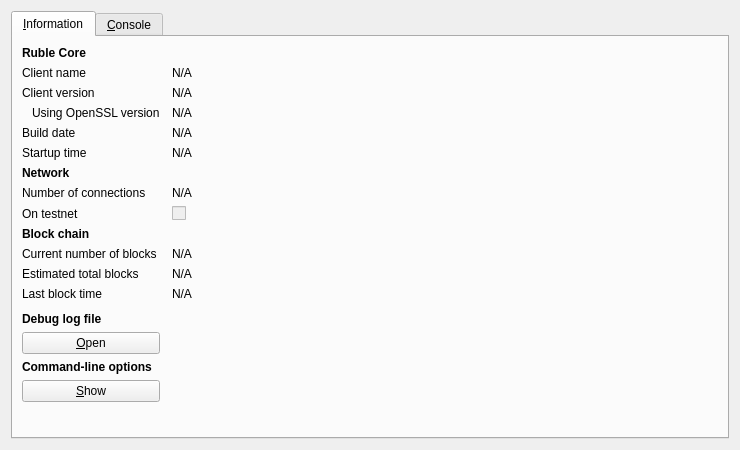
<?xml version="1.0" encoding="UTF-8"?>
<ui version="4.0">
 <class>RPCConsole</class>
 <widget class="QDialog" name="RPCConsole">
  <property name="geometry">
   <rect>
    <x>0</x>
    <y>0</y>
    <width>740</width>
    <height>450</height>
   </rect>
  </property>
  <property name="windowTitle">
   <string>Ruble - Debug window</string>
  </property>
  <layout class="QVBoxLayout" name="verticalLayout_2">
   <item>
    <widget class="QTabWidget" name="tabWidget">
     <property name="currentIndex">
      <number>0</number>
     </property>
     <widget class="QWidget" name="tab_info">
      <attribute name="title">
       <string>&amp;Information</string>
      </attribute>
      <layout class="QGridLayout" name="gridLayout" columnstretch="0,1">
       <property name="horizontalSpacing">
        <number>12</number>
       </property>
       <item row="0" column="0">
        <widget class="QLabel" name="label_9">
         <property name="font">
          <font>
           <weight>75</weight>
           <bold>true</bold>
          </font>
         </property>
         <property name="text">
          <string>Ruble Core</string>
         </property>
        </widget>
       </item>
       <item row="1" column="0">
        <widget class="QLabel" name="label_5">
         <property name="text">
          <string>Client name</string>
         </property>
        </widget>
       </item>
       <item row="1" column="1">
        <widget class="QLabel" name="clientName">
         <property name="cursor">
          <cursorShape>IBeamCursor</cursorShape>
         </property>
         <property name="text">
          <string>N/A</string>
         </property>
         <property name="textFormat">
          <enum>Qt::PlainText</enum>
         </property>
         <property name="textInteractionFlags">
          <set>Qt::LinksAccessibleByMouse|Qt::TextSelectableByKeyboard|Qt::TextSelectableByMouse</set>
         </property>
        </widget>
       </item>
       <item row="2" column="0">
        <widget class="QLabel" name="label_6">
         <property name="text">
          <string>Client version</string>
         </property>
        </widget>
       </item>
       <item row="2" column="1">
        <widget class="QLabel" name="clientVersion">
         <property name="cursor">
          <cursorShape>IBeamCursor</cursorShape>
         </property>
         <property name="text">
          <string>N/A</string>
         </property>
         <property name="textFormat">
          <enum>Qt::PlainText</enum>
         </property>
         <property name="textInteractionFlags">
          <set>Qt::LinksAccessibleByMouse|Qt::TextSelectableByKeyboard|Qt::TextSelectableByMouse</set>
         </property>
        </widget>
       </item>
       <item row="3" column="0">
        <widget class="QLabel" name="label_14">
         <property name="text">
          <string>Using OpenSSL version</string>
         </property>
         <property name="indent">
          <number>10</number>
         </property>
        </widget>
       </item>
       <item row="3" column="1">
        <widget class="QLabel" name="openSSLVersion">
         <property name="cursor">
          <cursorShape>IBeamCursor</cursorShape>
         </property>
         <property name="text">
          <string>N/A</string>
         </property>
         <property name="textFormat">
          <enum>Qt::PlainText</enum>
         </property>
         <property name="textInteractionFlags">
          <set>Qt::LinksAccessibleByMouse|Qt::TextSelectableByKeyboard|Qt::TextSelectableByMouse</set>
         </property>
        </widget>
       </item>
       <item row="4" column="0">
        <widget class="QLabel" name="label_12">
         <property name="text">
          <string>Build date</string>
         </property>
        </widget>
       </item>
       <item row="4" column="1">
        <widget class="QLabel" name="buildDate">
         <property name="cursor">
          <cursorShape>IBeamCursor</cursorShape>
         </property>
         <property name="text">
          <string>N/A</string>
         </property>
         <property name="textFormat">
          <enum>Qt::PlainText</enum>
         </property>
         <property name="textInteractionFlags">
          <set>Qt::LinksAccessibleByMouse|Qt::TextSelectableByKeyboard|Qt::TextSelectableByMouse</set>
         </property>
        </widget>
       </item>
       <item row="5" column="0">
        <widget class="QLabel" name="label_13">
         <property name="text">
          <string>Startup time</string>
         </property>
        </widget>
       </item>
       <item row="5" column="1">
        <widget class="QLabel" name="startupTime">
         <property name="cursor">
          <cursorShape>IBeamCursor</cursorShape>
         </property>
         <property name="text">
          <string>N/A</string>
         </property>
         <property name="textFormat">
          <enum>Qt::PlainText</enum>
         </property>
         <property name="textInteractionFlags">
          <set>Qt::LinksAccessibleByMouse|Qt::TextSelectableByKeyboard|Qt::TextSelectableByMouse</set>
         </property>
        </widget>
       </item>
       <item row="6" column="0">
        <widget class="QLabel" name="label_11">
         <property name="font">
          <font>
           <weight>75</weight>
           <bold>true</bold>
          </font>
         </property>
         <property name="text">
          <string>Network</string>
         </property>
        </widget>
       </item>
       <item row="7" column="0">
        <widget class="QLabel" name="label_7">
         <property name="text">
          <string>Number of connections</string>
         </property>
        </widget>
       </item>
       <item row="7" column="1">
        <widget class="QLabel" name="numberOfConnections">
         <property name="cursor">
          <cursorShape>IBeamCursor</cursorShape>
         </property>
         <property name="text">
          <string>N/A</string>
         </property>
         <property name="textFormat">
          <enum>Qt::PlainText</enum>
         </property>
         <property name="textInteractionFlags">
          <set>Qt::LinksAccessibleByMouse|Qt::TextSelectableByKeyboard|Qt::TextSelectableByMouse</set>
         </property>
        </widget>
       </item>
       <item row="8" column="0">
        <widget class="QLabel" name="label_8">
         <property name="text">
          <string>On testnet</string>
         </property>
        </widget>
       </item>
       <item row="8" column="1">
        <widget class="QCheckBox" name="isTestNet">
         <property name="enabled">
          <bool>false</bool>
         </property>
         <property name="text">
          <string/>
         </property>
        </widget>
       </item>
       <item row="9" column="0">
        <widget class="QLabel" name="label_10">
         <property name="font">
          <font>
           <weight>75</weight>
           <bold>true</bold>
          </font>
         </property>
         <property name="text">
          <string>Block chain</string>
         </property>
        </widget>
       </item>
       <item row="10" column="0">
        <widget class="QLabel" name="label_3">
         <property name="text">
          <string>Current number of blocks</string>
         </property>
        </widget>
       </item>
       <item row="10" column="1">
        <widget class="QLabel" name="numberOfBlocks">
         <property name="cursor">
          <cursorShape>IBeamCursor</cursorShape>
         </property>
         <property name="text">
          <string>N/A</string>
         </property>
         <property name="textFormat">
          <enum>Qt::PlainText</enum>
         </property>
         <property name="textInteractionFlags">
          <set>Qt::LinksAccessibleByMouse|Qt::TextSelectableByKeyboard|Qt::TextSelectableByMouse</set>
         </property>
        </widget>
       </item>
       <item row="11" column="0">
        <widget class="QLabel" name="label_4">
         <property name="text">
          <string>Estimated total blocks</string>
         </property>
        </widget>
       </item>
       <item row="11" column="1">
        <widget class="QLabel" name="totalBlocks">
         <property name="cursor">
          <cursorShape>IBeamCursor</cursorShape>
         </property>
         <property name="text">
          <string>N/A</string>
         </property>
         <property name="textFormat">
          <enum>Qt::PlainText</enum>
         </property>
         <property name="textInteractionFlags">
          <set>Qt::LinksAccessibleByMouse|Qt::TextSelectableByKeyboard|Qt::TextSelectableByMouse</set>
         </property>
        </widget>
       </item>
       <item row="12" column="0">
        <widget class="QLabel" name="label_2">
         <property name="text">
          <string>Last block time</string>
         </property>
        </widget>
       </item>
       <item row="12" column="1">
        <widget class="QLabel" name="lastBlockTime">
         <property name="cursor">
          <cursorShape>IBeamCursor</cursorShape>
         </property>
         <property name="text">
          <string>N/A</string>
         </property>
         <property name="textFormat">
          <enum>Qt::PlainText</enum>
         </property>
         <property name="textInteractionFlags">
          <set>Qt::LinksAccessibleByMouse|Qt::TextSelectableByKeyboard|Qt::TextSelectableByMouse</set>
         </property>
        </widget>
       </item>
       <item row="13" column="0">
        <spacer name="verticalSpacer_2">
         <property name="orientation">
          <enum>Qt::Vertical</enum>
         </property>
         <property name="sizeHint" stdset="0">
          <size>
           <width>20</width>
           <height>20</height>
          </size>
         </property>
        </spacer>
       </item>
       <item row="14" column="0">
        <widget class="QLabel" name="labelDebugLogfile">
         <property name="font">
          <font>
           <weight>75</weight>
           <bold>true</bold>
          </font>
         </property>
         <property name="text">
          <string>Debug log file</string>
         </property>
        </widget>
       </item>
       <item row="15" column="0">
        <widget class="QPushButton" name="openDebugLogfileButton">
         <property name="toolTip">
          <string>Open the Ruble debug log file from the current data directory. This can take a few seconds for large log files.</string>
         </property>
         <property name="text">
          <string>&amp;Open</string>
         </property>
         <property name="autoDefault">
          <bool>false</bool>
         </property>
        </widget>
       </item>
       <item row="16" column="0">
        <widget class="QLabel" name="labelCLOptions">
         <property name="font">
          <font>
           <weight>75</weight>
           <bold>true</bold>
          </font>
         </property>
         <property name="text">
          <string>Command-line options</string>
         </property>
        </widget>
       </item>
       <item row="17" column="0">
        <widget class="QPushButton" name="showCLOptionsButton">
         <property name="toolTip">
          <string>Show the Ruble-Qt help message to get a list with possible Ruble command-line options.</string>
         </property>
         <property name="text">
          <string>&amp;Show</string>
         </property>
         <property name="autoDefault">
          <bool>false</bool>
         </property>
        </widget>
       </item>
       <item row="18" column="0">
        <spacer name="verticalSpacer">
         <property name="orientation">
          <enum>Qt::Vertical</enum>
         </property>
         <property name="sizeHint" stdset="0">
          <size>
           <width>20</width>
           <height>40</height>
          </size>
         </property>
        </spacer>
       </item>
      </layout>
     </widget>
     <widget class="QWidget" name="tab_console">
      <attribute name="title">
       <string>&amp;Console</string>
      </attribute>
      <layout class="QVBoxLayout" name="verticalLayout_3">
       <property name="spacing">
        <number>3</number>
       </property>
       <item>
        <widget class="QTextEdit" name="messagesWidget">
         <property name="minimumSize">
          <size>
           <width>0</width>
           <height>100</height>
          </size>
         </property>
         <property name="readOnly">
          <bool>true</bool>
         </property>
         <property name="tabKeyNavigation" stdset="0">
          <bool>false</bool>
         </property>
         <property name="columnCount" stdset="0">
          <number>2</number>
         </property>
        </widget>
       </item>
       <item>
        <layout class="QHBoxLayout" name="horizontalLayout">
         <property name="spacing">
          <number>3</number>
         </property>
         <item>
          <widget class="QLabel" name="label">
           <property name="text">
            <string notr="true">&gt;</string>
           </property>
          </widget>
         </item>
         <item>
          <widget class="QLineEdit" name="lineEdit"/>
         </item>
         <item>
          <widget class="QPushButton" name="clearButton">
           <property name="maximumSize">
            <size>
             <width>24</width>
             <height>24</height>
            </size>
           </property>
           <property name="toolTip">
            <string>Clear console</string>
           </property>
           <property name="text">
            <string/>
           </property>
           <property name="icon">
            <iconset resource="../bitcoin.qrc">
             <normaloff>:/icons/remove</normaloff>:/icons/remove</iconset>
           </property>
           <property name="shortcut">
            <string notr="true">Ctrl+L</string>
           </property>
           <property name="autoDefault">
            <bool>false</bool>
           </property>
          </widget>
         </item>
        </layout>
       </item>
      </layout>
     </widget>
    </widget>
   </item>
  </layout>
 </widget>
 <resources>
  <include location="../bitcoin.qrc"/>
 </resources>
 <connections/>
</ui>
